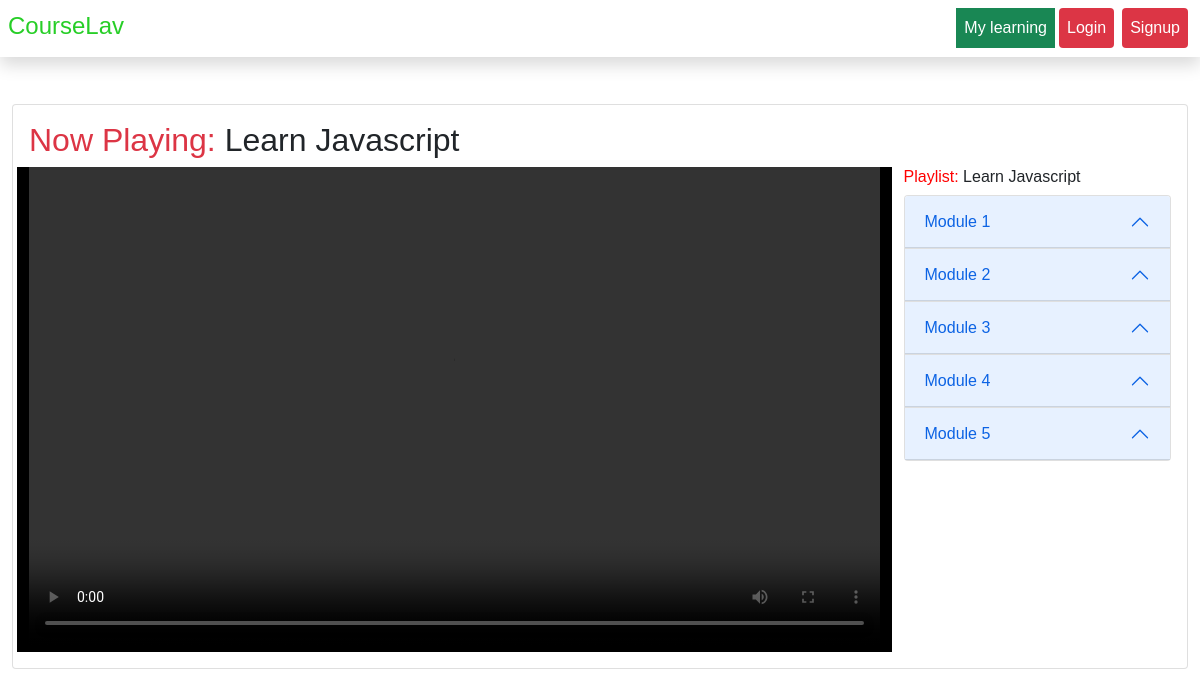
The app's page /courseview/learn_javascript with its own data.
### Usellshop/models.py (models this page shows, shortened)
class Course(models.Model):
    title=models.CharField(max_length=120,blank=False,null=False)
    slug=models.SlugField(unique=True)
    desc=models.CharField(max_length=200)
    price = models.IntegerField(blank=False,null=False)
    discount = models.IntegerField(blank=False,null=False , default = 0)
    thumbnail = models.ImageField(upload_to = "thumb",blank=False,null=False)
    date=models.DateTimeField(auto_now_add=True)
    length=models.PositiveIntegerField(blank=False,null=False)
    Active=models.BooleanField(default=False)
    def __str__(self):
        return self.title

class Module(models.Model):
    title=models.CharField(max_length=120,blank=False,null=False,unique=True)
    course=models.ForeignKey(Course,on_delete=models.CASCADE)

### Usellshop/views.py (the view)
# urls.py: path('courseview/<str:slug>',views.CourseView,name="courseview"),
def CourseView(request , slug):
    serial_number  = request.GET.get('lecture')
    lecture=serial_number
    course = Course.objects.get(slug  = slug)
    videos = course.video_set.all().order_by("serial")
    allmodule=videos.values('module__title').distinct().order_by('module__title')
    modules={}
    for module in allmodule:
        spmodule=module['module__title']
        undermodule=videos.filter(module__title=spmodule)
        modules[spmodule]=undermodule
    serve_video=None
    access=None
    if serial_number is None:
        serial_number = 1
    video = Video.objects.get(serial=serial_number , course = course)
    try:
        exists=UserCourse.objects.get(user=request.user,course=course)
        if exists:
            serve_video=Video.objects.get(serial=serial_number , course = course)
            access=True
    except:
        if not video.is_preview:
            if not request.user.is_authenticated:
                if serial_number==1:
                    redirects= f'/login?next=/courseview/{slug}'
                else:
                    redirects= f'/login?next=/courseview/{slug}?lecture={serial_number}'
                return HttpResponseRedirect(redirects)
        else:
            serve_video=Video.objects.get(serial=serial_number , course = course,is_preview=True)
    context = {
        "course" : course ,
        "modules" : modules,
        'video':serve_video,
        'access':access,
        'slug':slug,
        'lecture':lecture
    }
    return  render(request , template_name="course/courseview.html" , context=context )

### templates/course/courseview.html (shortened to what this page needs)
{% extends 'course/base.html' %}
{% load static %}
{% block assets %}
<link rel="stylesheet" href="{% static 'courses/css/scrollbar.css'%}">
{% endblock %}
{% block content %}
<div class="container-fluid">
    <div>
        <br>
        <div class="card p-3">
        <h2> <span class="text-danger">Now Playing: </span> {{course}} {% if lecture %}- lecture: {{lecture}} {% endif %}</h2>
            <div class="row">
                <div class="col-md" style="background-color: black;color:whitesmoke">
                    <div class="mx-auto">
                        {% if video.video.url %}
                        <video id="player" class="mx-auto" width="100%" height="315" controls autoplay>
                            <source src="{{video.video.url}}" type="video/mp4" > </source>
                          </video>
                        {% endif %}
                    </div>
                </div>
                <div class="col-md-3">
                 <h6> <span style="color:red;">Playlist:</span>  {{course}}</h6>
                    <div class="accordion" id="accordionExample">
                        {% for module,videos in modules.items  %}
                        <div class="accordion-item">
                          <h2 class="accordion-header" id="headingOne">
                            <button class="accordion-button" type="button" data-bs-toggle="collapse" data-bs-target="#collapse{{forloop.counter}}" aria-expanded="true" aria-controls="collapse{{forloop.counter}}">
                            {{module}}
                            </button>
                          </h2>
                        </div>
                        {% endfor %}
                      </div>
                </div>
            </div>
        </div>
       <br>
        <br>
        <br>
    </div>
</div>
{% endblock %}

### static/courses/css/nav.css (style rules this page uses)
body { font-family: 'Trebuchet MS', 'Lucida Sans Unicode', 'Lucida Grande', 'Lucida Sans', Arial, sans-serif; }

### records on screen
Course: title "Learn Javascript"
Module: title "Module 1"
Module: title "Module 2"
Module: title "Module 3"
Module: title "Module 4"
Module: title "Module 5"
